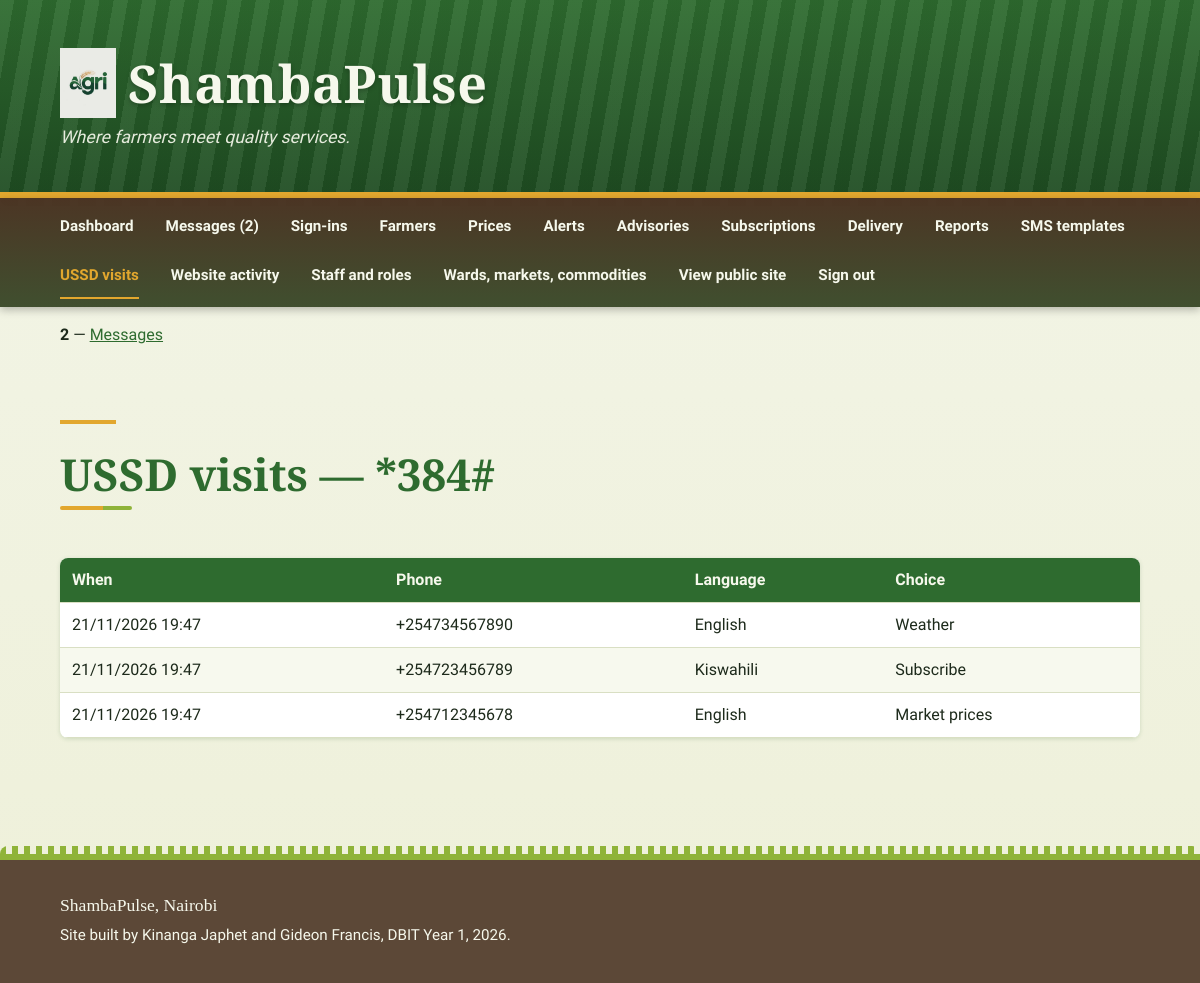
Screenshot of /admin/ussd.php (signed in) with the database file from the repository.
### tables this page shows
CREATE TABLE ussd_session (
  session_id INT AUTO_INCREMENT PRIMARY KEY,
  phone VARCHAR(20) NOT NULL,
  language VARCHAR(10) NOT NULL DEFAULT 'English',
  menu_choice TINYINT NOT NULL,
  created_at TIMESTAMP NOT NULL DEFAULT CURRENT_TIMESTAMP
);

### includes/bootstrap.php (called while the page is built, shortened)
<?php
function db(): PDO {
    static $pdo = null;
    if ($pdo === null) {
        $pdo = new PDO(
            'mysql:host=' . DB_HOST . ';dbname=' . DB_NAME . ';charset=utf8mb4',
            DB_USER, DB_PASS,
            [PDO::ATTR_ERRMODE => PDO::ERRMODE_EXCEPTION, PDO::ATTR_DEFAULT_FETCH_MODE => PDO::FETCH_ASSOC]
        );
        ensure_columns($pdo);
    }
    return $pdo;
}
function ensure_columns(PDO $pdo): void {
    foreach ([
        "ALTER TABLE message ADD COLUMN is_read TINYINT(1) NOT NULL DEFAULT 0",
        "ALTER TABLE farmer ADD COLUMN password_hash VARCHAR(255) NULL",
        "ALTER TABLE farmer ADD COLUMN last_login_at TIMESTAMP NULL",
        "ALTER TABLE farmer ADD COLUMN consent_at TIMESTAMP NULL",
        "ALTER TABLE price ADD COLUMN recorded_by INT NULL",
        "ALTER TABLE alert ADD COLUMN title VARCHAR(120) NOT NULL DEFAULT ''",
        "ALTER TABLE alert ADD COLUMN severity VARCHAR(10) NOT NULL DEFAULT 'info'",
        "ALTER TABLE alert ADD COLUMN ward VARCHAR(50) NOT NULL DEFAULT ''",
        "ALTER TABLE alert ADD COLUMN created_by INT NULL",
    ] as $sql) {
        try { $pdo->exec($sql); } catch (Throwable $e) {  }
    }
    ensure_doc_tables($pdo);
}
function ensure_doc_tables(PDO $pdo): void {
    foreach ($tables as $sql) {
        try { $pdo->exec($sql); } catch (Throwable $e) {  }
    }
    try {
        if ((int)($pdo->query("SELECT COUNT(*) FROM ward")->fetchColumn()) === 0) {
            $pdo->exec("INSERT INTO ward (name, lat, lon) VALUES ('Ahero', -0.1728, 34.9214), ('Awasi/Onjiko', -0.1833, 34.9833), ('East Kano/Wawidhi', -0.2167, 34.9667), ('Kabonyo/Kanyagwal', -0.2833, 34.9167), ('Kobura', -0.2333, 34.8333)");
        }
        if ((int)($pdo->query("SELECT COUNT(*) FROM market")->fetchColumn()) === 0) {
            $pdo->exec("INSERT INTO market (name, ward) VALUES ('Ahero', 'Ahero'), ('Awasi', 'Awasi/Onjiko'), ('Rabuor', 'Kobura'), ('Pap Onditi', 'East Kano/Wawidhi'), ('Nyando', 'Kabonyo/Kanyagwal'), ('Katito', 'East Kano/Wawidhi')");
        }
        if ((int)($pdo->query("SELECT COUNT(*) FROM commodity")->fetchColumn()) === 0) {
            $pdo->exec("INSERT INTO commodity (name, unit) VALUES ('Maize', '90kg bag'), ('Beans', '90kg bag'), ('Rice', '90kg bag'), ('Sorghum', '90kg bag'), ('Finger Millet', '90kg bag'), ('Groundnuts', 'kg'), ('Tomatoes', 'kg'), ('Onions', 'kg'), ('Sukuma Wiki', 'bunch'), ('Milk', 'litre'), ('Eggs', 'tray'), ('Live Chicken', 'bird'), ('Goat', 'animal'), ('Cattle', 'animal')");
        }
        if ((int)($pdo->query("SELECT COUNT(*) FROM staff")->fetchColumn()) === 0) {
            $st = $pdo->prepare("INSERT INTO staff (name, username, email, password_hash, role, ward) VALUES (?,?,?,?,?,?)");
            $st->execute(['ShambaPulse Admin', 'admin', 'admin@shambapulse.ke', password_hash('admin123', PASSWORD_DEFAULT), 'admin', '']);
            $st->execute(['Ahero Extension Officer', 'officer', 'officer@shambapulse.ke', password_hash('Officer123!', PASSWORD_DEFAULT), 'officer', 'Ahero']);
        }
        if ((int)($pdo->query("SELECT COUNT(*) FROM forecast")->fetchColumn()) === 0) seed_forecasts($pdo);
        if ((int)($pdo->query("SELECT COUNT(*) FROM advisory")->fetchColumn()) === 0) {
            $pdo->exec("INSERT INTO advisory (title, body_en, body_sw, ward, published_by) VALUES ('Planting after the rains', 'Plant maize within 3 days of the first heavy rain. Use certified seed and apply fertilizer after germination, not before the rain.', 'Panda mahindi ndani ya siku 3 baada ya mvua ya kwanza. Tumia mbegu bora na weka mbolea baada ya kumea, si kabla ya mvua.', 'Ahero', 2), ('Mulching during dry spells', 'Cover your crops with dry grass or leaves to keep soil moisture. Water early in the morning or late in the evening.', 'Funika mazao yako kwa majani makavu ili kuhifadhi unyevu. Mwagilia maji asubuhi na mapema au jioni.', 'Awasi/Onjiko', 2), ('Vaccinate livestock before the rains', 'Take goats and cattle for vaccination at the nearest veterinary point before the heavy rains start.', 'Peleka mbuzi na ngombe kwa chanjo kwenye kituo cha mifugo kabla ya mvua kubwa kuanza.', 'Kobura', 2)");
        }
        if ((int)($pdo->query("SELECT COUNT(*) FROM subscription")->fetchColumn()) === 0) {
            $pdo->exec("INSERT IGNORE INTO subscription (farmer_id, ward, channel, active) SELECT farmer_id, ward, 'sms', subscribed FROM farmer");
        }
    } catch (Throwable $e) {  }
}
function q(string $sql, array $params = []): array {
    $st = db()->prepare($sql);
    $st->execute($params);
    return $st->fetchAll();
}
function e(?string $s): string {
    return htmlspecialchars((string)$s, ENT_QUOTES, 'UTF-8');
}
    ?>

### admin/ussd.php (the view, shortened to what this page needs)
<?php
require_once __DIR__ . '/_admin.php';
$rows = q('SELECT phone, language, menu_choice, created_at FROM ussd_session ORDER BY session_id DESC LIMIT 100');
$labels = [1 => 'Weather', 2 => 'Market prices', 3 => 'Advisories', 4 => 'Subscribe', 5 => 'Opt out'];
?>
    <section class="page-intro"><h2>USSD visits — *384#</h2></section>
    <table><thead><tr><th>When</th><th>Phone</th><th>Language</th><th>Choice</th></tr></thead><tbody>
<?php foreach ($rows as $r): ?><tr><td><?= e(date('d/m/Y H:i', strtotime($r['created_at']))) ?></td><td><?= e($r['phone']) ?></td><td><?= e($r['language']) ?></td><td><?= e($labels[(int)$r['menu_choice']] ?? $r['menu_choice']) ?></td></tr><?php endforeach; ?>
    </tbody></table>

### css/style.css (style rules this page uses)
:root { --leaf: #2e6b2f; --leaf-dark: #1f4d22; --soil: #4a3322e2; --soil-dark: #404f2f; --grain: #e2a72e; --grain-dark: #c48d1c; --sprout: #8fb339; --field: #f3f5e8; --card: #ffffff; --ink: #1d2a1b; --ink-soft: #4d5a47; --font-head: 'Source Serif 4', Georgia, serif; --font-body: 'Source Sans 3', Arial, Helvetica, sans-serif; }
* { box-sizing: border-box; }
h1, h2, h3 { font-family: var(--font-head); font-weight: 600; line-height: 1.2; }
body { margin: 0; color: var(--ink); line-height: 1.55; font-family: var(--font-body); background-color: var(--field); background-image: linear-gradient(180deg, #f3f5e8 0%, #eef0d9 100%); display: grid; grid-template-columns: minmax(0, 1fr) 18rem; grid-template-areas: "header header" "nav nav" "main aside" "footer footer"; }
table { border-collapse: collapse; width: 100%; background: var(--card); }
th, td { padding: 0.6rem 0.75rem; text-align: left; border-bottom: 1px solid #d9dfc3; }
th { background-color: var(--leaf); color: #f6f8ec; }
tbody tr:nth-child(even) { background: #f7f9ee; }
body.inner { --page-pad: max(1.5rem, calc((100% - 70rem) / 2 + 1.25rem)); }
body.inner main h2 { position: relative; margin: 0 0 1.25rem; padding-bottom: 0.6rem; color: var(--leaf); font-size: clamp(1.6rem, 3vw, 2.1rem); }
body.inner main h2::after { content: ""; position: absolute; left: 0; bottom: 0; width: 4.5rem; height: 4px; background: linear-gradient(90deg, var(--grain) 0 60%, var(--sprout) 60% 100%); border-radius: 2px; }
body.inner main > section { margin-top: 3.5rem; }
body.inner .page-intro { max-width: 46rem; margin-top: 0; padding: 3.5rem 0 0.5rem; }
body.inner .page-intro::before { content: ""; display: block; width: 3.5rem; height: 4px; margin-bottom: 1.5rem; background: var(--grain); }
body.inner .page-intro h2 { font-size: clamp(2rem, 4.5vw, 2.75rem); }
body.inner table { margin: 1.25rem 0; overflow: hidden; border-radius: 8px; box-shadow: 0 1px 4px rgba(46, 107, 47, 0.18); }

### rows the page displays
ussd_session: created_at "21/11/2026 19:47", phone "+254734567890", language "English", menu_choice "Weather"
ussd_session: created_at "21/11/2026 19:47", phone "+254723456789", language "Kiswahili", menu_choice "Subscribe"
ussd_session: created_at "21/11/2026 19:47", phone "+254712345678", language "English", menu_choice "Market prices"

### other values shown
$label "Dashboard"
$label "Messages (2)"
$label "Sign-ins"
$label "Farmers"
$label "Prices"
$label "Alerts"
$label "Advisories"
$label "Subscriptions"
$label "Delivery"
$label "Reports"
$label "SMS templates"
$label "USSD visits"
$label "Website activity"
$label "Staff and roles"
$label "Wards, markets, commodities"
